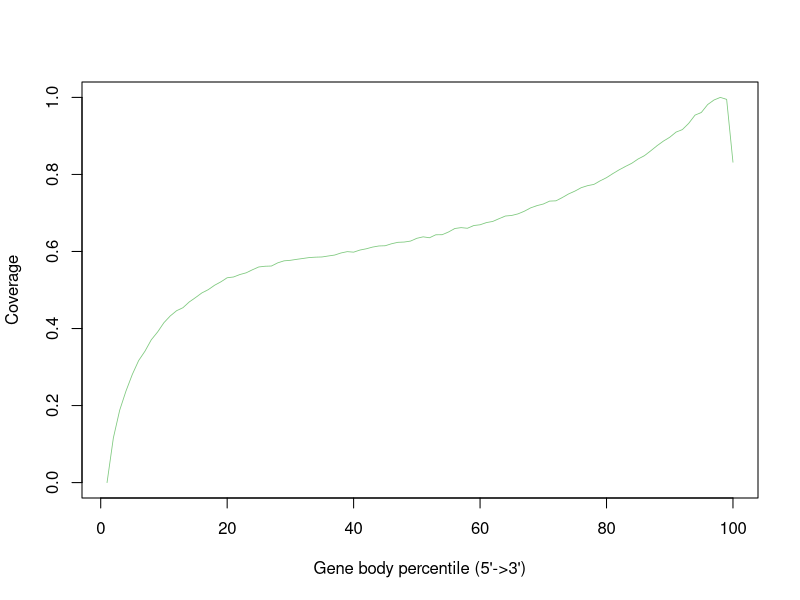

R code for this plot:
H9_hRGC_1_sorted <- c(0.0,0.1159105878368739,0.18791957158532893,0.23789217235250745,0.28090963453023315,0.3168067960763765,0.3411614474794706,0.3707772849026894,0.39102988449656745,0.4151960411775137,0.43271588395524924,0.44623717202584995,0.4539806218759208,0.46896036910966493,0.4803977155306318,0.492455377916085,0.5008223103086447,0.5122368240355937,0.521151907746583,0.531781943438917,0.5337662212124727,0.5400847109614264,0.5445892515009579,0.5525573617272049,0.5598341579769099,0.5616651067103454,0.5622255910167848,0.5705145255932834,0.575723213083367,0.5770903414704388,0.5796274370984279,0.5819052066542136,0.5842678071680659,0.5852612793508448,0.5857769315792491,0.5883346932952545,0.590735959393137,0.5961064756853475,0.5996105442380947,0.5982382493290188,0.6037317621773257,0.6069773379678702,0.6114282133433597,0.6143182990876256,0.6149067826100869,0.6200703046981351,0.6237790341870427,0.6244990140276072,0.6270031105795705,0.6342062422252177,0.6380384682562221,0.6356200359723261,0.6433804853464103,0.6435988125665815,0.6505134522900026,0.6596368635011552,0.6619422989489627,0.6602760122716564,0.6673563140232074,0.6693479249247688,0.6750002666592002,0.6779905162655445,0.6851336495911448,0.6920296231705513,0.6935360809897323,0.6976451326029538,0.7045196067843433,0.7132406959271808,0.719048533307734,0.7232067502109941,0.7307707050869242,0.73151785083351,0.739955447914125,0.7494083498995362,0.7567444778212876,0.7656228958922483,0.7708519161463478,0.7741456572549302,0.7834762293322454,0.791692499276687,0.8022120380629343,0.8120299298286314,0.8208146838555187,0.8290592863399825,0.8401464758986749,0.8488280661474812,0.8614353798093654,0.8747345074337919,0.8865746759090746,0.8965578963789014,0.9099701875014167,0.9164936715105311,0.9326980511212353,0.9540337870539625,0.9609370937613747,0.9815061844935008,0.993269021800723,1.0,0.9948866431739911,0.831700212394053)


pdf("/users/sparthib/retina_lrs/plots/gene_body_percentile/H9-hRGC_1.geneBodyCoverage.curves.pdf")
x=1:100
icolor = colorRampPalette(c("#7fc97f","#beaed4","#fdc086","#ffff99","#386cb0","#f0027f"))(1)
plot(x,H9_hRGC_1_sorted,type='l',xlab="Gene body percentile (5'->3')", ylab="Coverage",lwd=0.8,col=icolor[1])
dev.off()
